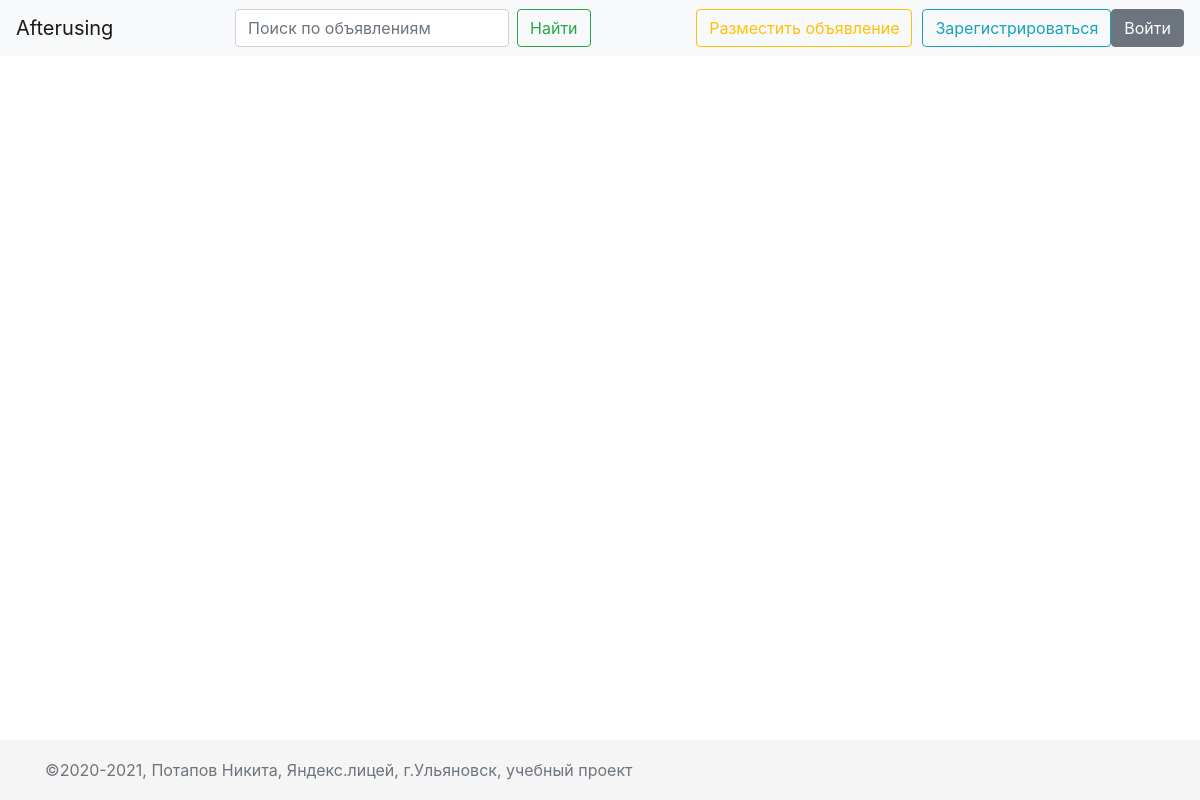
Before: / with the older database file.
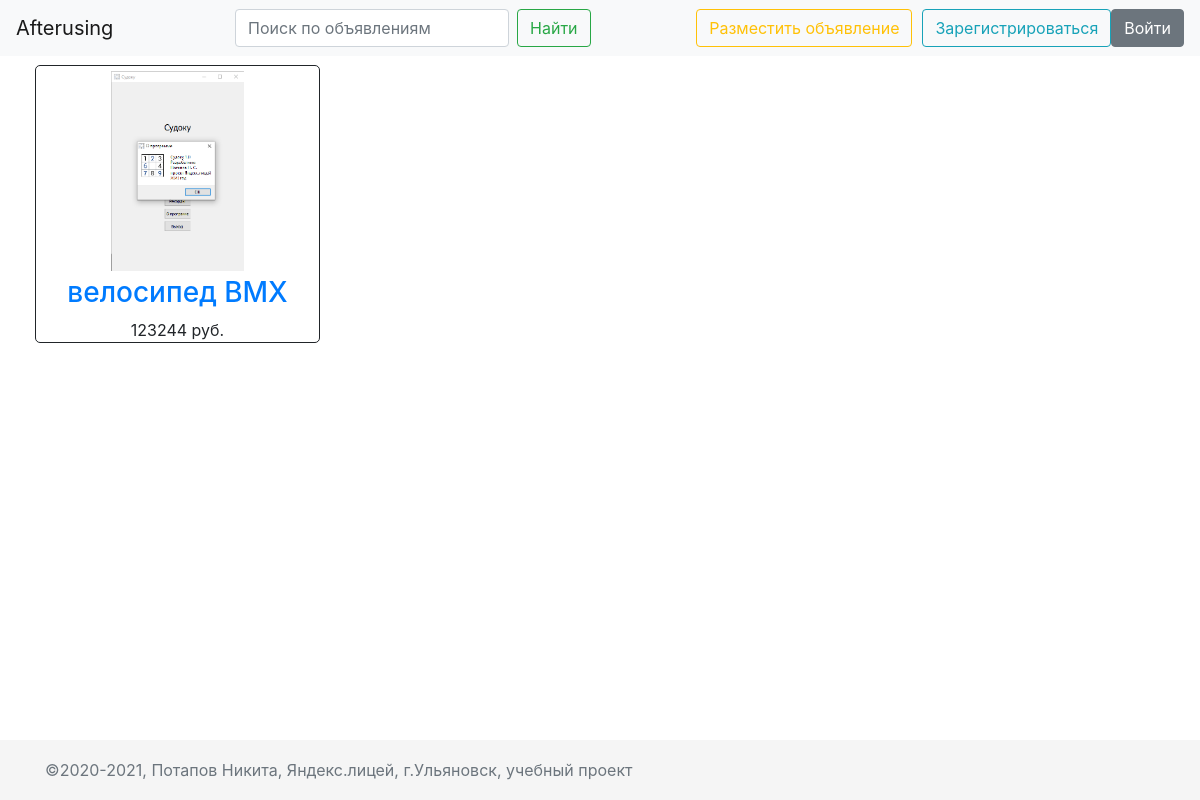
After: the same page with the newer database file.
### data/products.py (models this page shows, shortened)
class Product(SqlAlchemyBase, SerializerMixin):
    __tablename__ = 'products'
    id = sqlalchemy.Column(sqlalchemy.Integer,
                           primary_key=True, autoincrement=True, index=True)
    user_id = sqlalchemy.Column(sqlalchemy.Integer, sqlalchemy.ForeignKey('users.id'))
    user = orm.relation('User')
    path_to_img = sqlalchemy.Column(sqlalchemy.String, nullable=True)
    cost = sqlalchemy.Column(sqlalchemy.Integer, nullable=True)
    title = sqlalchemy.Column(sqlalchemy.String, nullable=True, index=True)
    content = sqlalchemy.Column(sqlalchemy.String, nullable=True)
    contact_number = sqlalchemy.Column(sqlalchemy.String, nullable=True)
    created_date = sqlalchemy.Column(sqlalchemy.DateTime)
    low_title = sqlalchemy.Column(sqlalchemy.String, nullable=True, index=True)
    low_content = sqlalchemy.Column(sqlalchemy.String, nullable=True)

### main.py (the view)
@app.route('/', methods=['GET', 'POST'])
def main_page():
    if request.method == 'GET':
        db_sess = db_session.create_session()
        search_phrase = request.args.get('q')
        if search_phrase:
            products = db_sess.query(Product).filter(
                (Product.low_title.contains(search_phrase)) | (
                    Product.low_content.contains(search_phrase))).all()
        else:
            products = db_sess.query(Product).all()
        products = sorted(products, key=lambda x: x.created_date, reverse=True)
        for i in range(len(products)):
            if products[i].path_to_img is None:
                products[i].path_to_img = os.path.join(PRODUCT_IMG_PATH, 'no_photo.png')
        params = {
            'title': 'Все объявления',
            'products': products,
        }
        return render_template('index.html', **params)
    elif request.method == 'POST':
        return 'POST METHOD'

### data/db_session.py (called while the page is built)
def create_session() -> Session:
    global __factory
    return __factory()

### templates/index.html
{% extends "base.html" %}
{% block content %}
    {% include 'products_grid.html' %}
{% endblock %}

### templates/base.html (shortened to what this page needs)
<!doctype html>
<html lang="en">
<head>
    {% include 'head.html' %}
</head>
<body>
    <header>
        {% include 'header.html' %}
    </header>
    <main role="main" class="container">
        {% block content %}
        {% endblock %}
    </main>
    <footer class="footer">
        {% include 'footer.html' %}
    </footer>
</body>
</html>

### templates/head.html (shortened to what this page needs)
{% block head %}
<link rel="stylesheet"
      href="https://cdnjs.cloudflare.com/ajax/libs/twitter-bootstrap/4.6.0/css/bootstrap.min.css"
>
<link rel="stylesheet" type="text/css" href="static/css/style.css">
{% endblock %}

### templates/header.html
{% block header %}
<nav class="navbar navbar-expand-md navbar-light fixed-top bg-light">
    <div class="collapse navbar-collapse d-flex justify-content-between" id="navbarCollapse">
        <div class="nav-item">
            <a class="navbar-brand" href="/">Afterusing</a>
        </div>
        <div class="nav-item">
            <form class="form-inline mt-2 mt-md-0">
                <input class="form-control mr-sm-2" type="text" placeholder="Поиск по объявлениям"
                       aria-label="Search" name="q" value="{{ request.args.get('q', '') }}">
                <button class="btn btn-outline-success my-2 my-sm-0" type="submit">Найти</button>
            </form>
        </div>
        <div class="nav-item">
            <div class="d-flex">
                <a class="btn btn-outline-warning my-2 my-sm-0" style="margin-right: 10px;" href="/add_product">Разместить объявление</a>
                {% if current_user.is_authenticated %}
                <div class="dropdown">
                  <a class="btn btn-secondary dropdown-toggle" href="#" role="button" id="dropdownMenuLink" data-toggle="dropdown" aria-haspopup="true" aria-expanded="false">
                    {{ current_user.name }}
                  </a>
                  <div class="dropdown-menu" aria-labelledby="dropdownMenuLink">
                    <a class="dropdown-item" href="/my_products">Мои объявления</a>
                    <div class="dropdown-divider"></div>
                    <a class="dropdown-item" href="/logout">Выйти</a>
                  </div>
                </div>
                {% else %}
                <div class="d-flex">
                    <a class="btn btn-outline-info my-2 my-sm-0" href="/register">Зарегистрироваться</a>
                    <a class="btn btn-secondary my-2 my-sm-0" href="/login">Войти</a>
                </div>
                {% endif %}
            </div>
        </div>
    </div>
</nav>
{% endblock %}

### templates/products_grid.html
{% block products_grid %}
<div class="block_content">
    <div class="tab-single">
        <div class="row">
            {% for product in products %}
                {% include 'one_product_template.html' %}
            {% endfor %}
        </div>
    </div>
</div>
{% endblock %}

### templates/one_product_template.html (shortened to what this page needs)
{% block one_product %}
<div class="product-container d-flex align-items-center d-flex justify-content-center col-xl-3 col-lg-4 col-md-4 col-sm-4 col-12">
    <div class="single-product">
        <div class="product-img d-flex justify-content-center">
            <a href="/product_details/{{ product.id }}" onerror="this.src = '/static/img/product_imgs/net-photo.png'">
                <img class="default-img" src="{{ product.path_to_img }}" alt="фотография">
            </a>
        </div>
        <div class="product-content">
            <h3 class="d-flex justify-content-center"><a href="/product_details/{{ product.id }}">{{ product.title }}</a></h3>
            <div class="product-price d-flex justify-content-center">
                <span>{{ product.cost }} руб.</span>
            </div>
        </div>
    </div>
</div>
{% endblock %}

### templates/footer.html
{% block footer %}
<div class="container">
    <span class="text-muted">©2020-2021, Потапов Никита, Яндекс.лицей, г.Ульяновск, учебный проект </span>
</div>
{% endblock %}

### static/css/style.css (style rules this page uses)
html { position: relative; min-height: 100%; }
body { margin-bottom: 60px; max-height: 100%; }
.footer { position: absolute; bottom: 0; width: 100%; height: 60px; line-height: 60px; background-color: #f5f5f5; }
img { display: block; margin: 5px; max-width: 100%; height: auto; }
body > .container { padding: 60px 15px 0; }
.footer > .container { padding-right: 15px; padding-left: 15px; }
.product-container { margin: 5px; border: 1px solid; border-radius: 5px; }
.product-content { bottom: 0; word-break: break-word; }
.default-img { max-height: 25vh; object-fit: cover; }

Changed rows visible on the page:
added Product: title "велосипед BMX", cost "123244"
